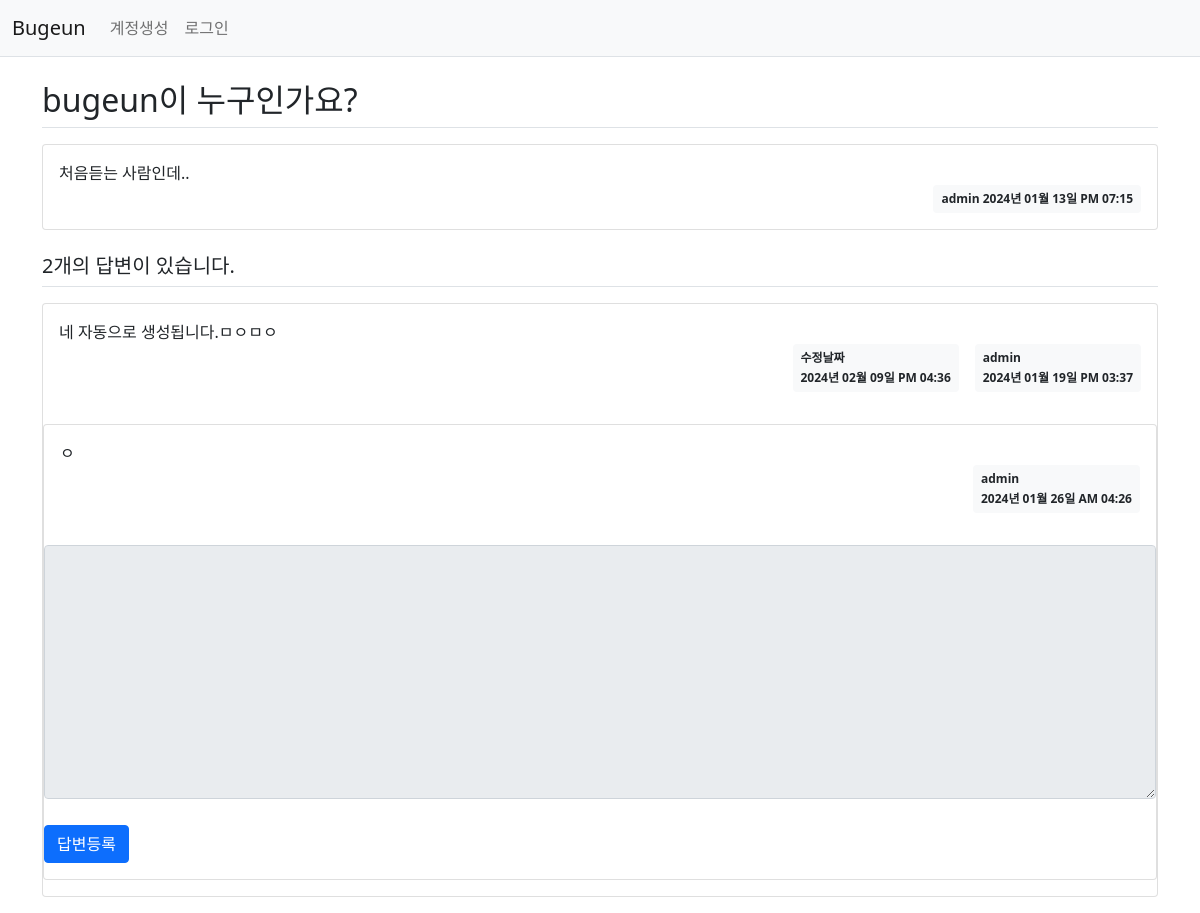
Screenshot of /question/detail/2/ with the database file from the repository.
### homepage/models.py (models this page shows)
class Question(db.Model):
    id = db.Column(db.Integer, primary_key=True)
    subject = db.Column(db.String(200), nullable=False)
    content = db.Column(db.Text(), nullable=False)
    create_date = db.Column(db.DateTime(), nullable=False)
    user_id = db.Column(db.Integer, db.ForeignKey('user.id', ondelete='CASCADE'), nullable=False)
    user = db.relationship('User', backref=db.backref('question_set'))
    modify_date = db.Column(db.DateTime(), nullable=True)
    voter = db.relationship('User', secondary=question_voter, backref=db.backref('question_voter_set'))

class User(db.Model):
    id = db.Column(db.Integer, primary_key=True)
    username = db.Column(db.String(150), unique=True, nullable=False)
    password = db.Column(db.String(200), nullable=False)
    email = db.Column(db.String(150), unique=True, nullable=False)
    pnumber = db.Column(db.String(150), unique=True, nullable=True)
    Hadress = db.Column(db.String(300), nullable=True)
    pcode = db.Column(db.String(150), nullable=True)
    Cadress = db.Column(db.String(200), nullable=True)
    Clitype = db.Column(db.String(20), nullable=True)
    Ncode = db.Column(db.String(50), nullable=True)

class Answer(db.Model):
    id = db.Column(db.Integer, primary_key=True)
    question_id = db.Column(db.Integer, db.ForeignKey('question.id', ondelete='CASCADE'))
    question = db.relationship('Question', backref=db.backref('answer_set'))
    content = db.Column(db.Text(), nullable=False)
    create_date = db.Column(db.DateTime(), nullable=False)
    user_id = db.Column(db.Integer, db.ForeignKey('user.id', ondelete='CASCADE'), nullable=False)
    user = db.relationship('User', backref=db.backref('answer_set'))
    modify_date = db.Column(db.DateTime(), nullable=True)

### homepage/views/question_views.py (the view)
@bp.route('/detail/<int:question_id>/')
def detail(question_id):
    question = Question.query.get_or_404(question_id)
    return render_template('question/question_detail.html', question=question)

### homepage/filter.py (called while the page is built)
def format_datetime(value, fmt='%Y년 %m월 %d일 %p %I:%M'):
    return value.strftime(fmt)

### homepage/views/auth_views.py (called while the page is built)
@bp.before_app_request
def load_logged_in_user():
    user_id = session.get('user_id')
    if user_id is None:
        g.user=None
    else:
        g.user = User.query.get(user_id)

### homepage/templates/question/question_detail.html (shortened to what this page needs)
{% extends 'base.html' %}
{% block content %}
<div class="container my-3">
    <h2 class="border-bottom py-2">{{ question.subject }}</h2>
    <div class="card my-3">
        <div class="card-body">
            <div class="card-text" style="white-space: pre-line;">{{ question.content }}</div>
            <div class="d-flex justify-content-end">
                <div class="badge bg-light text-dark p-2">
                    {{ question.user.username }}
                    {{ question.create_date|datetime }}
                </div>
            </div>
        </div>
    </div>
    <h5 class="border-bottom my-3 py-2">{{ question.answer_set|length }}개의 답변이 있습니다.</h5>
    {% for answer in question.answer_set %}
    <div class="card my-3">
        <div class="card-body">
            <div class="card-text" style="white-space: pre-line;">{{ answer.content }}</div>
            <div class="d-flex justify-content-end">
                {% if answer.modify_date %}
                <div class="badge bg-light text-dark p-2 text-start mx-3">
                    <div class="mb-2">수정날짜</div>
                    <div>{{ answer.modify_date|datetime }}</div>
                </div>
                {% endif %}
                <div class="badge bg-light text-dark p-2 text-start">
                    <div class="mb-2"> {{ answer.user.username }}</div>
                    <div> {{ answer.create_date|datetime }} </div>
                </div>
        </div>
    </div>
    {% endfor %}
    <form action="{{ url_for('answer.create', question_id=question.id) }}" method="post" class="my-3">
        <div class="mb-3">
            <textarea {% if not g.user %}disabled{% endif %} name="content" id="content" class="form-control" rows="10"></textarea>
        </div>
        <input type="submit" value="답변등록" class="btn btn-primary">
    </form>
</div>
{% endblock %}

### homepage/static/style.css (style rules this page uses)
textarea { width:100%; }
input[type=submit] { margin-top:10px; }

### rows the page displays
Question: subject "bugeun이 누구인가요?", content "처음듣는 사람인데..", create_date "2024년 01월 13일 PM 07:15"
User: user.username "admin"
Answer: content "네 자동으로 생성됩니다.ㅁㅇㅁㅇ", modify_date "2024년 02월 09일 PM 04:36", user.username "admin", create_date "2024년 01월 19일 PM 03:37"
Answer: content "ㅇ", user.username "admin", create_date "2024년 01월 26일 AM 04:26"

### other values shown
{{ question.answer_set|length }} "2"
